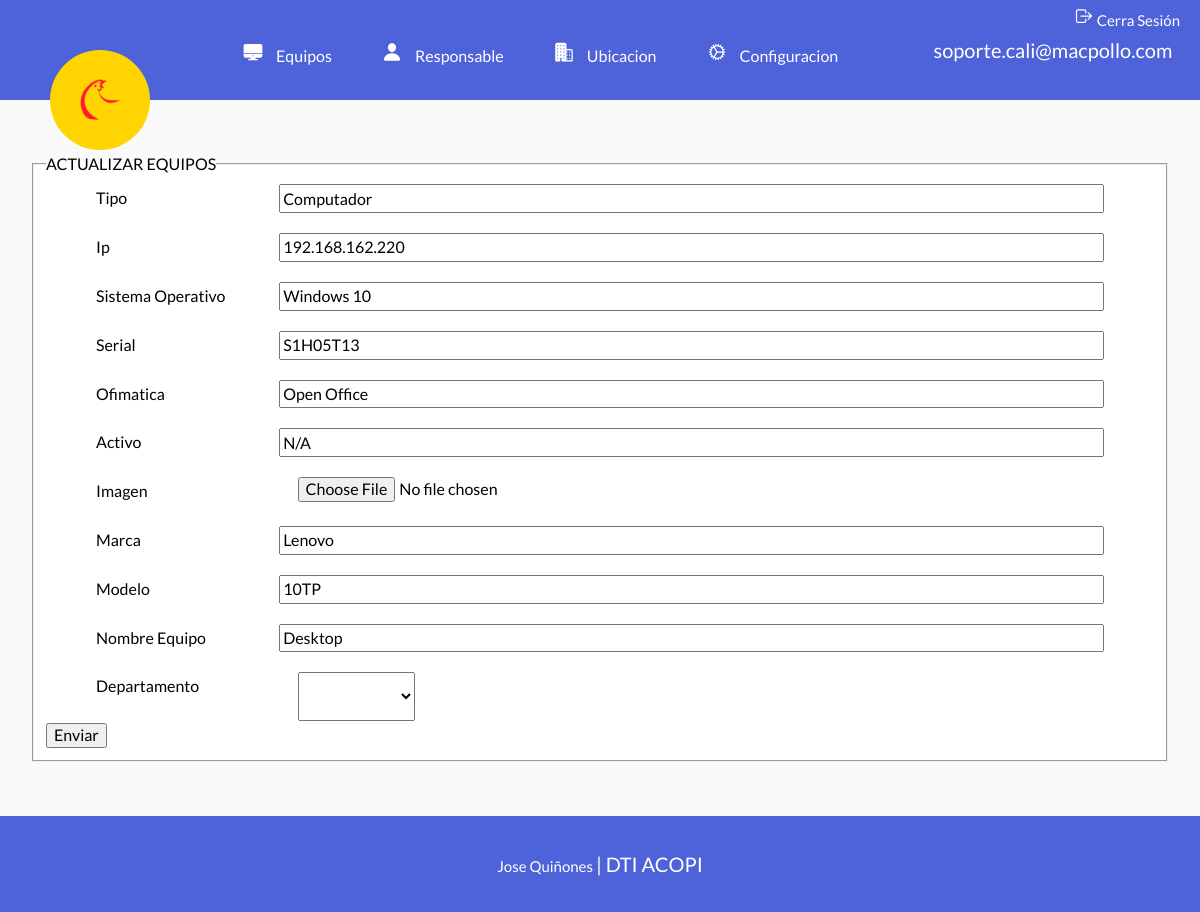
/actualizarEquipos.php?id=14 (signed in), run on the app's committed database.
### tables this page shows
CREATE TABLE `equipos` (
  `id` int(11) NOT NULL AUTO_INCREMENT,
  `tipo` varchar(20) DEFAULT NULL,
  `imagen` varchar(60) DEFAULT NULL,
  `ip` varchar(15) DEFAULT NULL,
  `sistemaOperativo` varchar(15) DEFAULT NULL,
  `serial` varchar(30) DEFAULT NULL,
  `ofimatica` varchar(15) DEFAULT NULL,
  `activo` varchar(8) DEFAULT NULL,
  `marca` varchar(20) DEFAULT NULL,
  `modelo` varchar(15) DEFAULT NULL,
  `nombreEquipo` varchar(15) DEFAULT NULL,
  `idEquipos` int(11) DEFAULT NULL,
  PRIMARY KEY (`id`),
  KEY `fk_equipos_ubicacion1_idx` (`idEquipos`),
  CONSTRAINT `fk_equipos_ubicacion1` FOREIGN KEY (`idEquipos`) REFERENCES `ubicacion` (`id`) ON DELETE NO ACTION ON UPDATE NO ACTION
);

### actualizarEquipos.php (the view, shortened to what this page needs)
<?php
    $id = $_GET['id'];
    $id = filter_var($id, FILTER_VALIDATE_INT);
    $db = connectDB();
    $query = "SELECT * FROM equipos WHERE id = ${id}";
    $resultadoConsulta = mysqli_query($db, $query);
    $dato = mysqli_fetch_assoc($resultadoConsulta);
    $tipo = $dato['tipo'];
    $ip = $dato['ip'];
    $sistemaOperativo = $dato['sistemaOperativo'];
    $serial = $dato['serial'];
    $ofimatica = $dato['ofimatica'];
    $activo = $dato['activo'];
    $marca = $dato['marca'];
    $modelo = $dato['modelo'];
    $nombreEquipo = $dato['nombreEquipo'];
?>
<main class="contenedor">
    <form class="formulario" method="POST" enctype="multipart/form-data">
        <fieldset class="tabla__color">
            <legend>Actualizar Equipos</legend>
            <div class="orden">
                <label for="">Tipo</label>
                <input type="text" placeholder="Tipo de Equipo" name="tipo" id="tipo" value="<?php echo $tipo; ?>">
            </div>
            <div class="orden">
                <label for="">Ip</label>
                <input type="text" placeholder="Numero de Ip" name="ip" id="ip" value="<?php echo $ip; ?>">
            </div>
            <div class="orden">
                <label for="">Sistema Operativo</label>
                <input type="text" placeholder="Sistema Operativo" name="sistemaOperativo" id="sistemaOperativo" value="<?php echo $sistemaOperativo; ?>">
            </div>
            <div class="orden">
                <label for="">Serial</label>
                <input type="text" placeholder="Serial" name="serial" id="serial" value="<?php echo $serial; ?>">
            </div>
            <div class="orden">
                <label for="">Ofimatica</label>
                <input type="text" placeholder="Ofimatica del Equipo" name="ofimatica" id="ofimatica" value="<?php echo $ofimatica; ?>">
            </div>
            <div class="orden">
                <label for="">Activo</label>
                <input type="text" placeholder="Activo del Equipo" name="activo" id="activo" value="<?php echo $activo; ?>">
            </div>
            <div class="orden bloque">
                <label for="">Imagen</label>
                <input class="ancho"  type="file" name="imagen" id="imagen" accept="image/jpg, image/png">
                <img src="imagenesSubmit/<?php echo $imagen ;?>" class="imagen-small" alt="">
            </div>
            <div class="orden">
                <label for="">Marca</label>
                <input name="marca" placeholder="Marca" id="marca" value="<?php echo $marca; ?>"></input>
            </div>
            <div class="orden">
                <label for="">Modelo</label>
                <input name="modelo" placeholder="Marca" id="modelo" value="<?php echo $modelo; ?>"></input>
            </div>
            <div class="orden">
                <label for="">Nombre Equipo</label>
                <input name="nombreEquipo" placeholder="Nombre Equipo" id="nombreEquipo" value="<?php echo $nombreEquipo; ?>"></input>
            </div>
            <div class="orden">
                <label for="">Departamento</label>
                <select name="idEquipos"">
                </select>
            </div>
            <input class="boton boton-eliminar" type="submit" value="Enviar">
        </fieldset>
    </form>
</main>
<?php
    require 'includes/templates/footer.php';
?>

### build/css/app.css (style rules this page uses)
html { line-height:1.15;-webkit-text-size-adjust:100% }
body { margin:0 }
main { display:block }
img { border-style:none }
button,input,optgroup,select,textarea { font-family:inherit;font-size:100%;line-height:1.15;margin:0 }
button,input { overflow:visible }
button,select { text-transform:none }
[type=button],[type=reset],[type=submit],button { -webkit-appearance:button }
fieldset { padding:.35em .75em .625em }
legend { box-sizing:border-box;color:inherit;display:table;max-width:100%;padding:0;white-space:normal }
html { box-sizing:border-box;font-size:62.5% }
*,:after,:before { box-sizing:inherit }
body { font-family:Lato,sans-serif;font-size:1.6rem;line-height:1.8;background-color:#fafafa }
.contenedor { width:95%;max-width:120rem;margin:0 auto 15rem;position:relative }
img,picture { width:100%;display:block }
.tabla__color { background-color:#fff }
.imagen-small { width:15rem }
.orden .ancho { width:40% }
.formulario { margin-top:5rem }
fieldset { text-transform:uppercase }
.orden { display:flex;padding:0 5rem }
.orden label { width:20%;margin-bottom:2rem;text-transform:none }
.orden input { width:90%;margin-bottom:2rem }

### data on the page
equipos: tipo "Computador", ip "192.168.162.220", sistemaOperativo "Windows 10", serial "S1H05T13", ofimatica "Open Office", activo "N/A", marca "Lenovo", modelo "10TP", nombreEquipo "Desktop"

### other printed values
$_SESSION['usuario'] "soporte.cali@macpollo.com"
